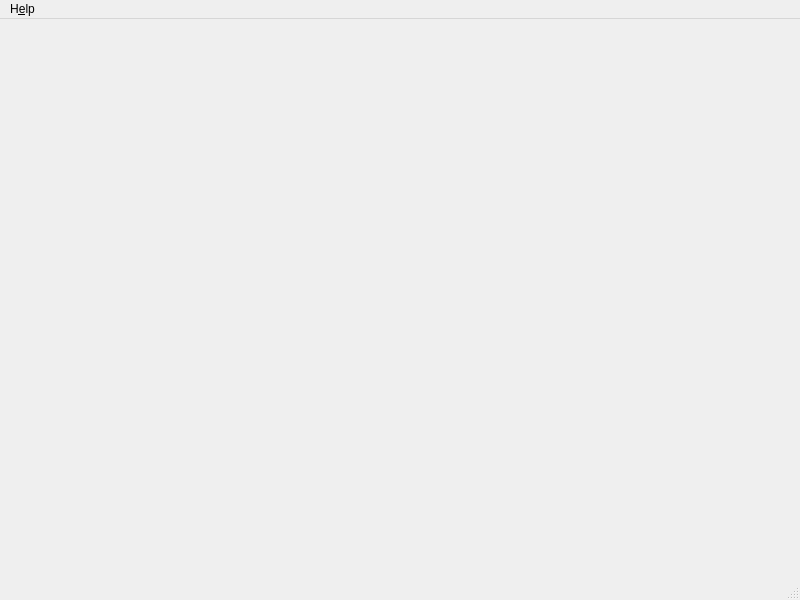
<?xml version="1.0" encoding="UTF-8"?>
<ui version="4.0">
 <class>MainWindow</class>
 <widget class="QMainWindow" name="MainWindow">
  <property name="geometry">
   <rect>
    <x>0</x>
    <y>0</y>
    <width>800</width>
    <height>600</height>
   </rect>
  </property>
  <property name="windowTitle">
   <string>MainWindow</string>
  </property>
  <widget class="QWidget" name="centralwidget"/>
  <widget class="QMenuBar" name="menubar">
   <property name="geometry">
    <rect>
     <x>0</x>
     <y>0</y>
     <width>800</width>
     <height>23</height>
    </rect>
   </property>
   <widget class="QMenu" name="menuH_H_elp">
    <property name="title">
     <string>H&amp;elp</string>
    </property>
    <addaction name="actionAbout_Plugin"/>
   </widget>
   <addaction name="menuH_H_elp"/>
  </widget>
  <widget class="QStatusBar" name="statusbar"/>
  <action name="actionAbout_Plugin">
   <property name="text">
    <string>About Plugin</string>
   </property>
  </action>
 </widget>
 <resources/>
 <connections/>
</ui>
